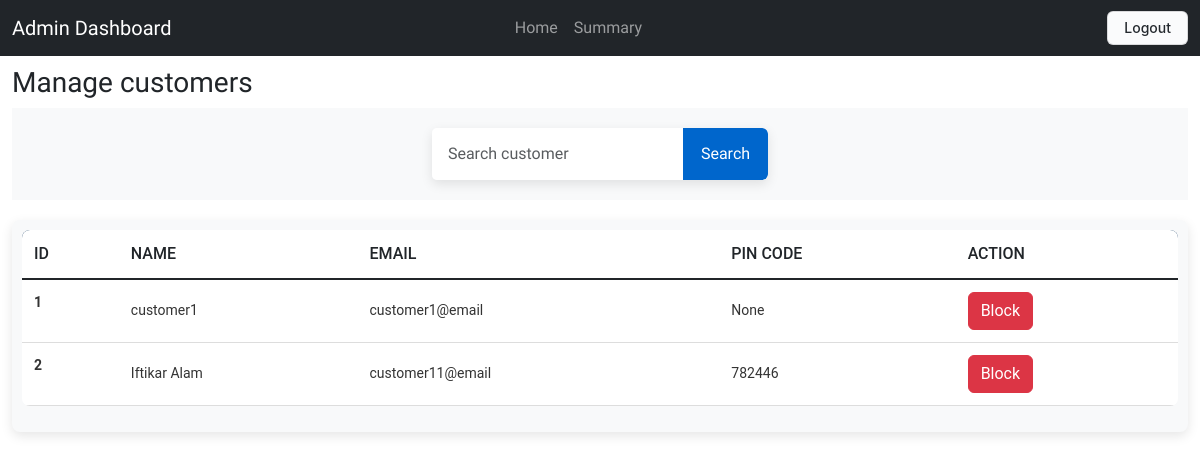
The app's page /all_customers (signed in) with its own data.
### application/models.py (models this page shows)
class Customer(db.Model):
    id=db.Column(db.Integer, primary_key=True)
    user_id = db.Column(db.Integer, db.ForeignKey('user.id'), nullable = False)
    user = db.relationship('User', back_populates='customer')
    fullname= db.Column(db.String(80))
    address= db.Column(db.String(200))
    pincode=db.Column(db.Integer)

class User(db.Model, UserMixin):
    id=db.Column(db.Integer, primary_key=True)
    email= db.Column(db.String(), nullable=False )
    password= db.Column(db.String(), nullable=False)
    is_blocked= db.Column(db.Boolean, default=False)
    professional = db.relationship('Professional',uselist=False, back_populates='user')
    customer = db.relationship('Customer',uselist=False, back_populates='user')
    fs_uniquifier = db.Column(db.String, unique = True, nullable = False)
    active = db.Column(db.Boolean, default = True)
    roles = db.Relationship('Role', backref = 'bearers', secondary='user_roles')

### application/controllers.py (the view)
@app.route('/all_customers')
@login_required
def all_customers():
    search_results = Customer.query.all()
    return render_template('all_customers.html', customers=search_results)

### templates/all_customers.html (shortened to what this page needs)
<!DOCTYPE html>
<html lang="en">
<head>
    <link href="https://cdn.jsdelivr.net/npm/bootstrap@5.3.0-alpha1/dist/css/bootstrap.min.css" rel="stylesheet">
    <link rel="stylesheet" href="/static/common.css">
</head>
<body>
    <nav class="navbar navbar-expand-lg navbar-dark bg-dark">
        <div class="container-fluid">
            <a class="navbar-brand" href="#">Admin Dashboard</a>
          <div class="collapse navbar-collapse" id="navbarNav" >
              <ul class="navbar-nav ms-auto" style="display: flex; justify-content: center; width: 100%; padding-right: 15%;" >
                  <li class="nav-item"><a class="nav-link" href="/admin">Home</a></li>
                  <li class="nav-item"><a class="nav-link" href="/summary">Summary</a></li>
              </ul>
          </div>
          <div class="nav-link" style="display: flex;">
              <a href="/logout"> <button class="button-4">Logout</button></a>
          </div>
        </div>
    </nav>
    <div class="container-fluid">
          <h3 style="padding-top: 10px;">Manage customers</h3>
                <div class="search-container">
                  <form action="/search_customer">
                      <div class="input-group">
                          <input
                              name="result"
                              type="text"
                              class="form-control"
                              placeholder="Search customer"
                              aria-label="Search for customers"
                              aria-describedby="button-addon2"
                          />
                          <button
                              class="btn"
                              type="submit"
                              id="button-addon2">
                              Search
                          </button>
                      </div>
                  </form>
              </div>
                <div class="tableMain" >
                    <table class="table">
                        <thead>
                          <tr>
                            <th scope="col">ID</th>
                            <th scope="col">Name</th>
                            <th scope="col">Email</th>
                            <th scope="col">Pin Code</th>
                            <th scope="col">Action</th>
                          </tr>
                        </thead>
                        <tbody class="table-group-divider">
                        {% for cus in customers %}
                          <tr>
                            <th scope="row">{{loop.index}}</th>
                            <td>{{cus.fullname}}</td>
                            <td>{{cus.user.email}}</td>
                            <td> {{cus.pincode}}</td>
                            <td>
                              {% if not cus.user.active %}
                              <a href="user_action/{{cus.user_id}}">
                                <button>Review</button>
                              </a>
                              {% elif not cus.user.is_blocked %}
                              <a href="user_action/{{cus.user_id}}">
                                <button class="btn btn-danger">Block</button>
                              </a>
                              {% else %}
                              <a href="user_action/{{cus.user_id}}">
                                <button class="button-30">Unblock</button>
                              </a>
                              {% endif %}
                            </td>
                          </tr>
                        {% endfor %}
                        </tbody>
                      </table>
                 </div>
            </div>
</body>
</html>

### static/common.css (style rules this page uses)
body { font-family: "Josefin Sans", serif; }
li { font-family: "Rowdies", sans-serif; font-weight: 400; font-style: normal; }
.search-container { display: flex; justify-content: center; align-items: center; padding: 20px; background-color: #f8f9fa; }
.input-group { max-width: 600px; width: 100%; box-shadow: 0 4px 12px rgba(0, 0, 0, 0.1); border-radius: 5px; overflow: hidden; }
.input-group .form-control { border: none; padding: 14px 16px; font-size: 16px; border-radius: 0; outline: none; transition: box-shadow 0.3s ease; }
.input-group .btn { border: none; background-color: #0066cc; color: white; padding: 13px 18px; font-size: 16px; cursor: pointer; transition: background-color 0.3s ease; }
.tableMain { width: 100%; overflow-x: auto; margin: 20px 0; padding: 10px; background-color: #f8f9fa; border-radius: 8px; box-shadow: 0 4px 12px rgba(0, 0, 0, 0.1); }
.table { width: 100%; border-collapse: collapse; font-family: 'Roboto', sans-serif; text-align: left; background-color: white; border-radius: 8px; overflow: hidden; }
.table thead { background-color: #012a52; color: white; font-size: 16px; text-transform: uppercase; }
.table thead th { padding: 12px; font-weight: 500; }
.table tbody tr { border-bottom: 1px solid #ddd; transition: background-color 0.2s ease; }
.table tbody td, .table tbody th { padding: 12px; font-size: 14px; color: #333; }
.table tbody td { vertical-align: middle; }
.button-4 { appearance: none; background-color: #FAFBFC; border: 1px solid rgba(27, 31, 35, 0.15); border-radius: 6px; box-shadow: rgba(27, 31, 35, 0.04) 0 1px 0, rgba(255, 255, 255, 0.25) 0 1px 0 inset; box-sizing: border-box; color: #24292E; cursor: pointer; display: inline-block; font-family: -apple-system, system-ui, "Segoe UI", Helvetica, Arial, sans-serif, "Apple Color Emoji", "Segoe UI Emoji"; font-size: 14px; font-weight: 500; line-height: 20px; list-style: none; padding: 6px 16px; position: relative; transition: background-color 0.2s cubic-bezier(0.3, 0, 0.5, 1); user-select: none; -webkit-user-select: none; touch-action: manipulation; vertical-align: middle; white-space: nowrap; word-wrap: break-word; }
.button-4:before { display: none; }

### records on screen
Customer: fullname "customer1", user.email "customer1@email", pincode "None"
Customer: fullname "Iftikar Alam", user.email "customer11@email", pincode "782446"
